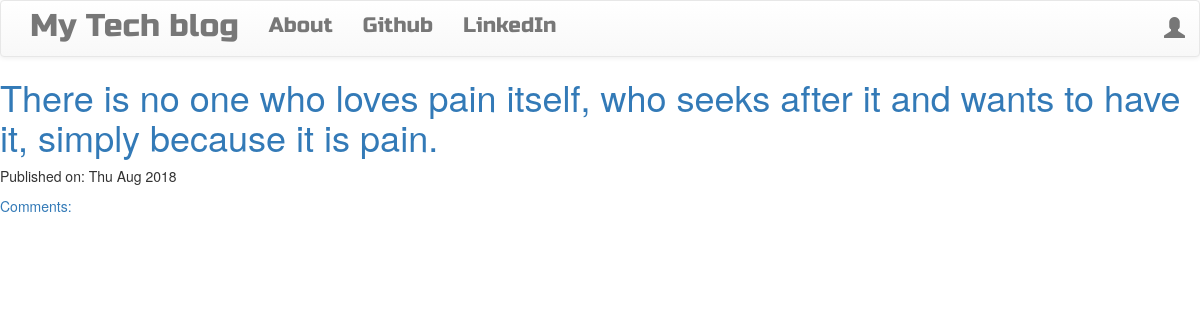
The page / on the database its author committed.
### blog/models.py (models this page shows, shortened)
class Post(models.Model):
    author = models.ForeignKey('auth.User')
    title = models.CharField(max_length=200)
    text = models.TextField()
    created_date = models.DateTimeField(default=timezone.now())
    published_date = models.DateTimeField(blank=True, null=True)

### blog/views.py (the view)
# urls.py: url(r'^$', views.PostListView.as_view(), name='post_list'),
class PostListView(ListView):
    model = Post
    def get_queryset(self):
        return Post.objects.filter(published_date__lte=timezone.now()).order_by('published_date')

### blog/templates/blog/post_list.html
{% extends 'blog/base.html' %}
{% block content %}
<div class="centerstage">
    {% for post in post_list %}
        <div class="post">
            <h1><a href="{% url 'post_detail' pk=post.pk %}">{{ post.title }}</a></h1>
            <div class="date">
                <p>Published on: {{ post.published_date|date:"D M Y"}}</p>
            </div>
            <a href="{% url 'post_detail' pk=post.pk %}">Comments: {{ post.approve_comments.count }}</a>
        </div>
    {% endfor %}
</div>
{% endblock %}

### blog/templates/blog/base.html (shortened to what this page needs)
<!DOCTYPE html>
{% load staticfiles %}
<html>
    <head>
        <link rel="stylesheet" href="https://maxcdn.bootstrapcdn.com/bootstrap/3.3.7/css/bootstrap.min.css">
        <link rel="stylesheet" href="https://maxcdn.bootstrapcdn.com/bootstrap/3.3.7/css/bootstrap-theme.min.css">
        <link rel="stylesheet" href="//cdn.jsdelivr.net/medium-editor/latest/css/medium-editor.min.css" type="text/css" media="screen" charset="utf-8">
        <link rel="stylesheet" href="{% static 'css/blog.css' %}">
<body class='loader'>
  <nav class="navbar navbar-default techfont custom-navbar">
    <div class="container">
      <ul class="nav navbar-nav">
        <li><a class='navbar-brand bigbrand' href="{% url 'post_list' %}">My Tech blog</a></li>
        <li><a href="{% url 'about'%}">About</a></li>
        <li><a href="https://www.github.com">Github</a></li>
        <li><a href="https://www.linkedin.com">LinkedIn</a></li>
      </ul>
      <ul class="nav navbar-nav navbar-right">
        {% if user.is_authenticated %}
        <li>
          <a href="{% url 'post_new' %}" >New Post</a>
        </li>
        <li>
          <a href="{% url 'post_draft_list' %}">Drafts</a>
        </li>
        <li>
          <a href="{% url 'logout' %}" >Log out</a>
        </li>
        <li>
          <a >Welcome: {{ user.username }}</a>
        </li>
          {% else %}
          <li><a class='nav navbar-right' href="{% url 'login' %}" ><span class="glyphicon glyphicon-user"></span></a></li>
        {% endif %}
      </ul>
  </div>
</nav>
                    {% block content %}
                    {% endblock %}
</body>
</html>

### blog/static/css/blog.css (style rules this page uses)
.techfont { font-family: 'Russo One', sans-serif; font-size: 1.5em; margin-bottom: 10px; }
.centerstage { margin-left: auto; margin-right: auto; }
.bigbrand { font-size: 1.5em; }
.loader { filter:hue-rotate(0deg); color:linear-gradient(45deg,#0f8,#08f); animation:hue 10000ms infinite linear; }

### rows shown on the page
Post: title "There is no one who loves pain itself, who seeks after it and wants to have it, simply because it is pain.", published_date "Thu Aug 2018"
